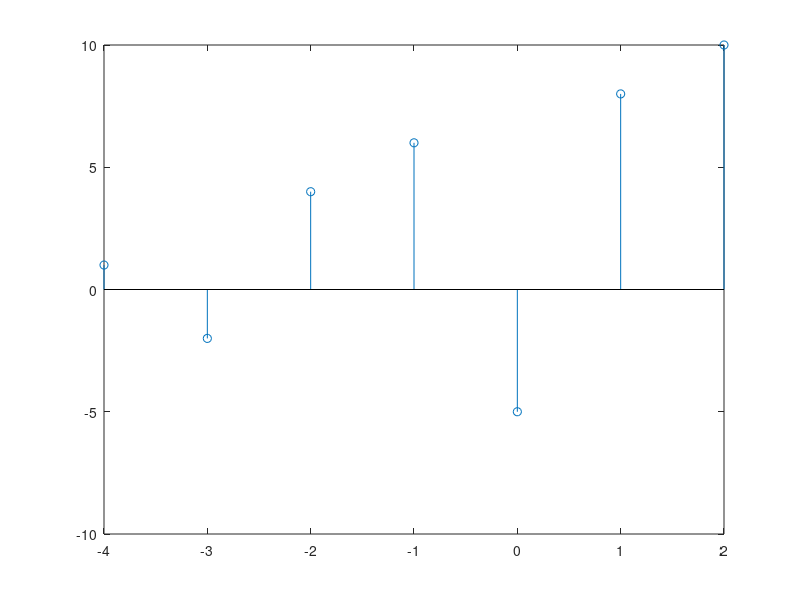
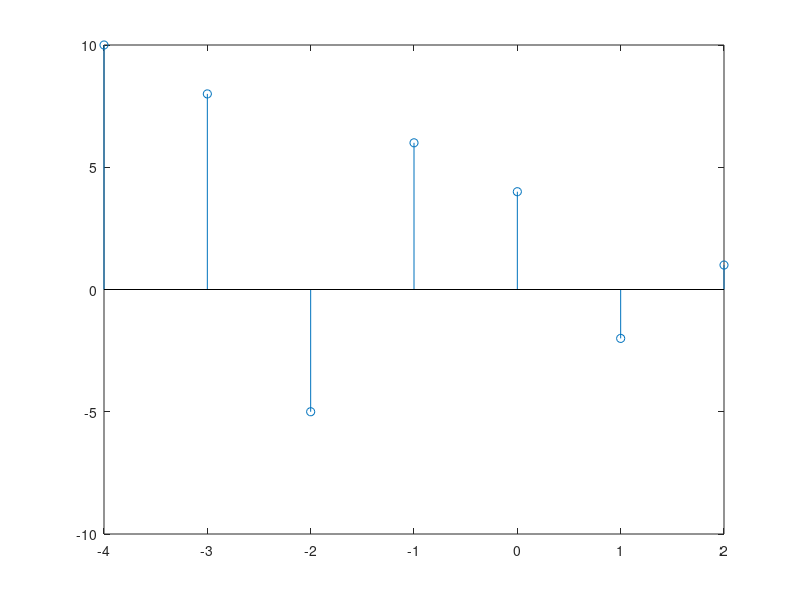

Write MATLAB code to recreate these figures, in order.
x = [1 -2 4 6 -5 8 10];
n = [-4 -3 -2 -1 0 1 2];

n_total_start = min(n-4);
n_total_end = max(n+1);
n_total = [n_total_start:1:n_total_end];

x_total = zeros(1, length(n_total));

x_4 = x_total;
x_4(1:length(x)) = x;

x_1 = x_total;
x_1(end-length(x)+1:end) = x;

x_2 = x(end:-1:1);

x_total = x_total + (x_4.*x_1);




figure
stem(n,x)

figure
stem(n,x_2)
